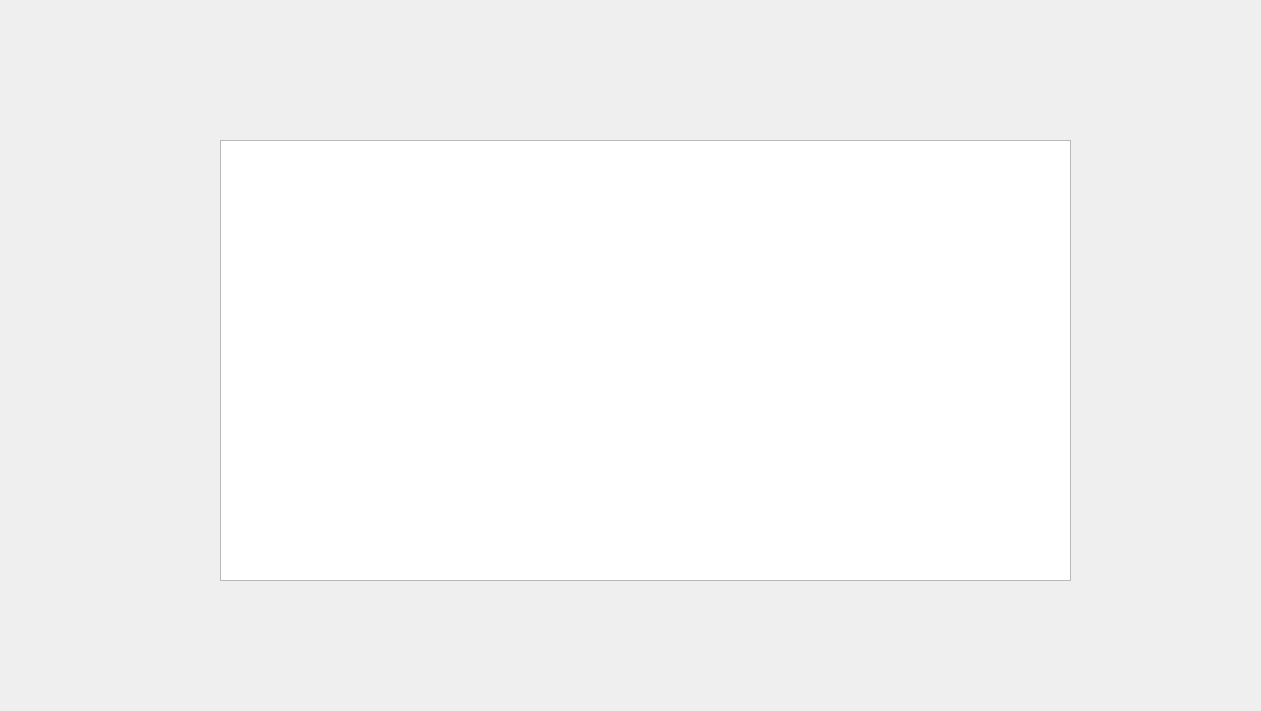
<?xml version="1.0" encoding="UTF-8"?>
<ui version="4.0">
 <class>Dialog</class>
 <widget class="QDialog" name="Dialog">
  <property name="geometry">
   <rect>
    <x>0</x>
    <y>0</y>
    <width>1261</width>
    <height>711</height>
   </rect>
  </property>
  <property name="windowTitle">
   <string>Dialog</string>
  </property>
  <widget class="QLabel" name="label">
   <property name="geometry">
    <rect>
     <x>0</x>
     <y>0</y>
     <width>1261</width>
     <height>711</height>
    </rect>
   </property>
   <property name="text">
    <string/>
   </property>
   <property name="pixmap">
    <pixmap>../projet/background.png</pixmap>
   </property>
   <property name="scaledContents">
    <bool>true</bool>
   </property>
  </widget>
  <widget class="QTableView" name="tab_clinets">
   <property name="geometry">
    <rect>
     <x>220</x>
     <y>140</y>
     <width>851</width>
     <height>441</height>
    </rect>
   </property>
  </widget>
 </widget>
 <resources/>
 <connections/>
</ui>
